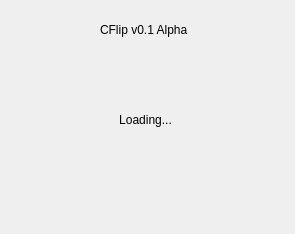
<?xml version="1.0" encoding="UTF-8"?>
<ui version="4.0">
 <class>LoadingSplash</class>
 <widget class="QWidget" name="LoadingSplash">
  <property name="geometry">
   <rect>
    <x>0</x>
    <y>0</y>
    <width>295</width>
    <height>234</height>
   </rect>
  </property>
  <property name="windowTitle">
   <string>Form</string>
  </property>
  <widget class="QLabel" name="label">
   <property name="geometry">
    <rect>
     <x>100</x>
     <y>20</y>
     <width>101</width>
     <height>20</height>
    </rect>
   </property>
   <property name="text">
    <string>CFlip v0.1 Alpha</string>
   </property>
  </widget>
  <widget class="QLabel" name="label_2">
   <property name="geometry">
    <rect>
     <x>100</x>
     <y>110</y>
     <width>91</width>
     <height>20</height>
    </rect>
   </property>
   <property name="text">
    <string>Loading...</string>
   </property>
   <property name="alignment">
    <set>Qt::AlignCenter</set>
   </property>
  </widget>
 </widget>
 <resources/>
 <connections/>
</ui>
